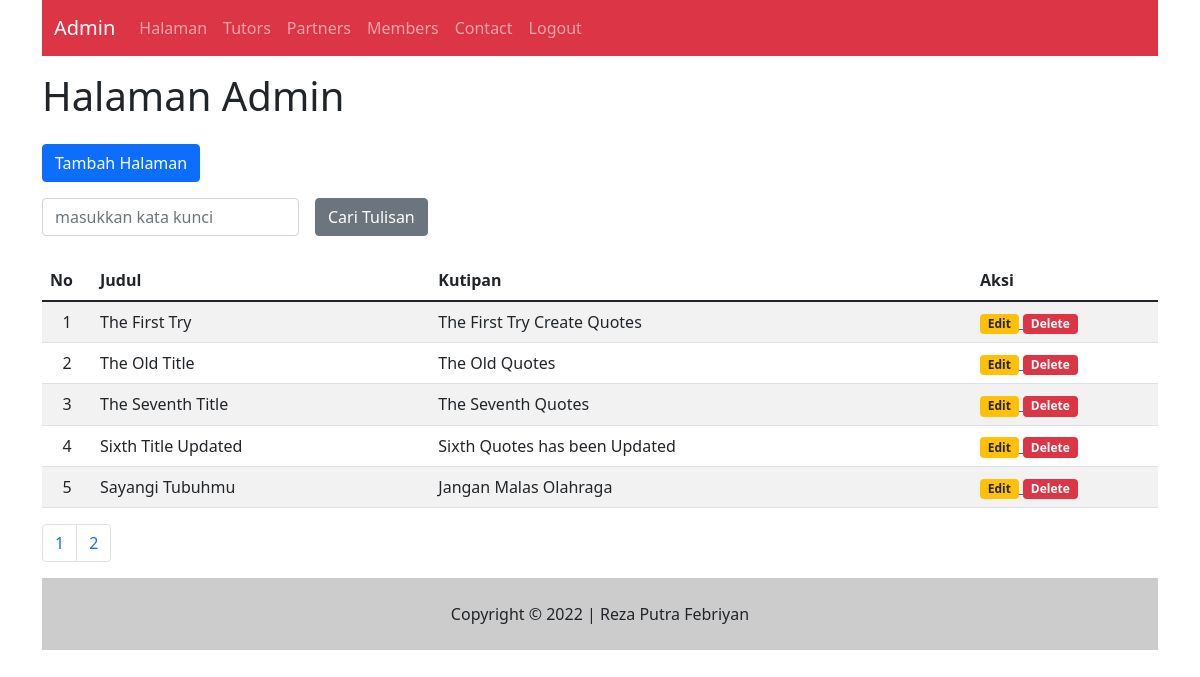
Screenshot of /admin/halaman.php (signed in) with the database file from the repository.
### tables this page shows
CREATE TABLE `halaman` (
  `id` int(11) NOT NULL,
  `judul` varchar(50) NOT NULL,
  `kutipan` varchar(50) NOT NULL,
  `isi` text NOT NULL,
  `created_at` timestamp NOT NULL DEFAULT CURRENT_TIMESTAMP
);

### admin/halaman.php (the view, shortened to what this page needs)
<?php
include 'header.php';
$per_page = 5;
$katakunci = (isset($_GET['katakunci'])) ? $_GET['katakunci'] : "";
?>
<h1 class="py-3">Halaman Admin</h1>
<p>
    <a href="hal_input.php">
        <input type="button" value="Tambah Halaman" class="btn btn-primary">
    </a>
</p>
<form method="get" class="row g-3">
    <div class="col-auto">
        <input type="text" name="katakunci" class="form-control" value="<?= $katakunci ?>" placeholder="masukkan kata kunci">
    </div>
    <div class="col-auto">
        <input type="submit" value="Cari Tulisan" class="btn btn-secondary" name="cari">
    </div>
</form>
<table class="table table-striped mt-4">
    <thead>
        <th>No</th>
        <th>Judul</th>
        <th>Kutipan</th>
        <th class="col-2">Aksi</th>
    </thead>
    <tbody>
        <?php
        $tambahan = "";
        $tampil = "SELECT * FROM halaman $tambahan";
        $page = isset($_GET['page']) ? (int)$_GET['page'] : 1;
        $mulai = ($page > 1) ? ($page * $per_page) - $per_page : 0;
        $data = mysqli_query($konek, $tampil);
        $total = mysqli_num_rows($data);
        $pages = ceil($total / $per_page);
        $no = $mulai + 1;
        $tampil = $tampil." ORDER BY id DESC LIMIT $mulai, $per_page";
        $data = mysqli_query($konek, "$tampil");
        while($result = mysqli_fetch_array($data)) :
        ?>
            <tr>
                <td width='50px' align='center'><?= $no++?></td>
                <td><?= $result['judul']?></td>
                <td><?= $result['kutipan'] ?></td>
                <td>
                    <a href="hal_input.php?id=<?= $result['id']?>">
                        <span class="badge bg-warning text-dark">Edit</span>
                    </a>
                    <a href="halaman.php?op=delete&id=<?= $result['id']?>" onclick=" return confirm('Yakin ingin dihapus ?')">
                        <span class="badge bg-danger">Delete</span>
                    </a>
                </td>
            </tr>
        <?php endwhile; ?>
    </tbody>
</table>
<nav aria_label="Page navigation exaple">
    <ul class="pagination">
        <?php
        $cari = (isset($_GET['cari'])) ? $_GET['cari'] : "";
        for ($i=1; $i <= $pages; $i++) {
        ?>
            <li class="page-item">
                <a href="halaman.php?katakunci=<?= $katakunci ?>&cari=<?= $cari ?>&page=<?= $i ?>" class="page-link">
                    <?= $i ?>
                </a>
            </li>
        <?php } ?>
    </ul>
</nav>
<?php
include 'footer.php';
?>

### rows the page displays
halaman: judul "The First Try", kutipan "The First Try Create Quotes"
halaman: judul "The Old Title", kutipan "The Old Quotes"
halaman: judul "The Seventh Title", kutipan "The Seventh Quotes"
halaman: judul "Sixth Title Updated", kutipan "Sixth Quotes has been Updated"
halaman: judul "Sayangi Tubuhmu", kutipan "Jangan Malas Olahraga"
